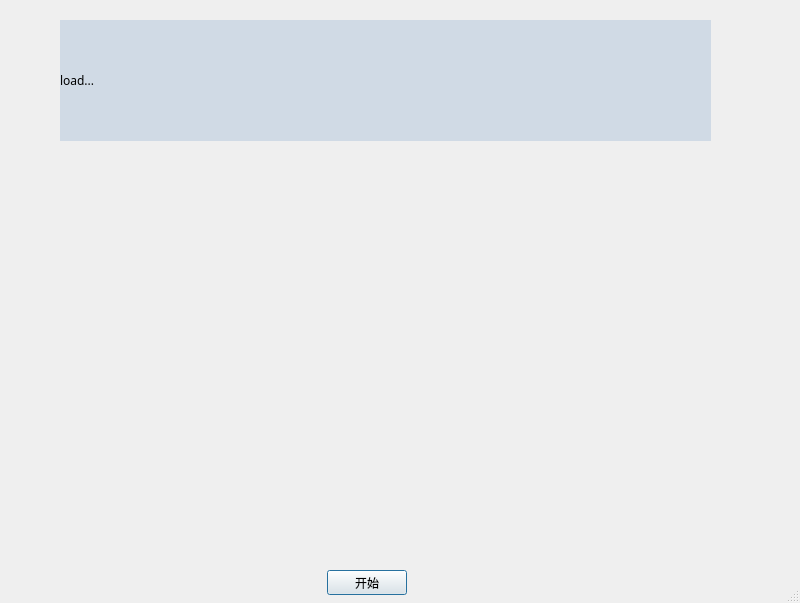
<?xml version="1.0" encoding="UTF-8"?>
<ui version="4.0">
 <class>Dialog</class>
 <widget class="QDialog" name="Dialog">
  <property name="geometry">
   <rect>
    <x>0</x>
    <y>0</y>
    <width>800</width>
    <height>603</height>
   </rect>
  </property>
  <property name="windowTitle">
   <string>Dialog</string>
  </property>
  <property name="sizeGripEnabled">
   <bool>true</bool>
  </property>
  <widget class="QLabel" name="label">
   <property name="geometry">
    <rect>
     <x>60</x>
     <y>20</y>
     <width>651</width>
     <height>121</height>
    </rect>
   </property>
   <property name="sizePolicy">
    <sizepolicy hsizetype="Expanding" vsizetype="Expanding">
     <horstretch>0</horstretch>
     <verstretch>0</verstretch>
    </sizepolicy>
   </property>
   <property name="styleSheet">
    <string notr="true">QDialog{
background-color:#D0DAE5;
}

QTextBrower{
background-color:#D0DAE5;
}

QLineEdit{
background-color:#D0DAE5;
}

QWidget{
background-color:#D0DAE5;
}

QStackedWidget{
background-color:#D0DAE5;
}

QHeaderView{
background-color:#D0DAE5;
}

QLabel{
font-size:12px;
font-family:Microsoft YaHei;
background-color:#D0DAE5;
}

QPushButton{         /*按钮自适应拉伸背景*/
border-width: 2px 15px 2px 15px;
background-color:#2884D8;
color: #FFFFFF;
font-size:12px;
font-family:Microsoft YaHei;
}

QGroupBox{
font-size:12px;
font-family:Microsoft YaHei;
border:1px solid rgb(0, 0, 0); 
}</string>
   </property>
   <property name="text">
    <string>load...</string>
   </property>
  </widget>
  <widget class="QWidget" name="">
   <property name="geometry">
    <rect>
     <x>10</x>
     <y>570</y>
     <width>755</width>
     <height>25</height>
    </rect>
   </property>
   <layout class="QHBoxLayout" name="horizontalLayout">
    <item>
     <spacer name="horizontalSpacer_3">
      <property name="orientation">
       <enum>Qt::Horizontal</enum>
      </property>
      <property name="sizeHint" stdset="0">
       <size>
        <width>308</width>
        <height>20</height>
       </size>
      </property>
     </spacer>
    </item>
    <item>
     <widget class="QPushButton" name="pushButton">
      <property name="text">
       <string>开始</string>
      </property>
     </widget>
    </item>
    <item>
     <spacer name="horizontalSpacer_2">
      <property name="orientation">
       <enum>Qt::Horizontal</enum>
      </property>
      <property name="sizeHint" stdset="0">
       <size>
        <width>358</width>
        <height>20</height>
       </size>
      </property>
     </spacer>
    </item>
   </layout>
  </widget>
 </widget>
 <resources/>
 <connections/>
</ui>
